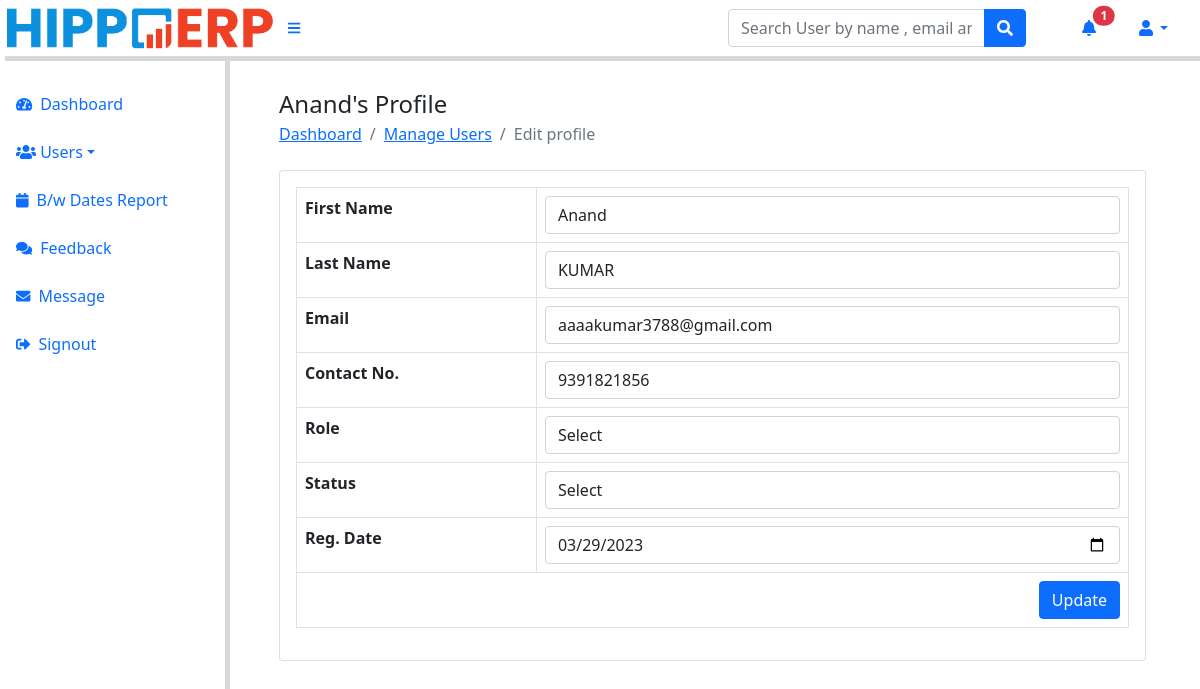
The app's page /admin/edit-profile.php?uid=2 (signed in) with its own data.
### tables this page shows
CREATE TABLE `user_form` (
  `id` int NOT NULL,
  `fname` varchar(200) NOT NULL,
  `lname` varchar(200) NOT NULL,
  `email` varchar(100) NOT NULL,
  `password` varchar(100) DEFAULT NULL,
  `contact` varchar(50) NOT NULL,
  `user_role` varchar(100) NOT NULL,
  `status` varchar(100) DEFAULT NULL,
  `date` date DEFAULT NULL
);

### admin/edit-profile.php (the view, shortened to what this page needs)
<?php session_start();
if (strlen($_SESSION['adminid']==0)) {
  header('location:logout.php');
  } else{
?>
<!DOCTYPE html>
<html lang="en">
    <head>
        <link href="https://cdn.jsdelivr.net/npm/simple-datatables@latest/dist/style.css" rel="stylesheet" />
        <link href="../css/styles.css" rel="stylesheet" />
    </head>
    <body class="sb-nav-fixed">
	 <?php include_once('../../includes/navbar.php');?>
        <div id="layoutSidenav">
		<?php include_once('../../includes/sidebar.php');?>
            <div id="layoutSidenav_content">
                <main>
                    <div class="container-fluid px-4">
<?php
$userid=$_GET['uid'];
$query=mysqli_query($conn,"select * from user_form where id='$userid'");
while($result=mysqli_fetch_array($query))
{?>
                        <h4 class="modal-title" style="padding:0px;"><?php echo $result['fname'];?>'s Profile</h4>
                         <ol class="breadcrumb mb-4">
           <li class="breadcrumb-item"><a href="dashboard.php">Dashboard</a></li>
                            <li class="breadcrumb-item"><a href="manage-users.php">Manage Users</a></li>
                            <li class="breadcrumb-item active">Edit profile</li>
                        </ol>
                        <div class="card mb-4">
                     <form method="post">
                            <div class="card-body">
                                <table class="table table-bordered">
                                   <tr>
                                    <th>First Name</th>
                                       <td><input class="form-control" id="fname" name="fname" type="text" value="<?php echo $result['fname'];?>" required /></td>
                                   </tr>
                                   <tr>
                                       <th>Last Name</th>
                                       <td><input class="form-control" id="lname" name="lname" type="text" value="<?php echo $result['lname'];?>"  required /></td>
                                   </tr>
                                   <tr>
                                       <th>Email</th>
                                       <td colspan="3"><input class="form-control" id="email" name="email" type="text" value="<?php echo $result['email'];?>" required /></td>
                                   </tr>
                                         <tr>
                                       <th>Contact No.</th>
                                       <td colspan="3"><input class="form-control" id="contact" name="contact" type="text" value="<?php echo $result['contact'];?>"  pattern="[0-9]{10}" title="10 numeric characters only"  maxlength="10" required /></td>
                                   </tr>
                                     <tr>
                                   <th>Role</th>
                                   <td>
                                    <select class="form-control"  name="user_role"  value="<?php echo $result['user_role'];?> "  id="user_role" required />
                                      <option value="">Select</option>
                           </td>
                           </tr>
                                    <tr>
                                   <th>Status</th>
                                   <td>
                                    <select class="form-control"  name="status" value="<?php echo $result['status'];?>" id="status" required />
                                      <option value="">Select</option>
                           </td>
                           </tr>
                                        <tr>
                                       <th>Reg. Date</th>
                                       <td colspan="3"><input class="form-control" id="date" name="date" type="date" value="<?php echo $result['date'];?>" required /></td>
                                   </tr>
                                   <tr>
                                       <td colspan="4" style="text-align:center ;"><button type="submit" class="btn btn-primary btn-block" name="update" style="float:right;">Update</button></td>
                                   </tr>
                                </table>
                            </div>
                            </form>
                        </div>
<?php } ?>
                    </div>
                </main>
            </div>
        </div>
    </body>
</html>
<?php } ?>

### records on screen
user_form: fname "Anand", lname "KUMAR", email "aaaakumar3788@gmail.com", contact "9391821856", date "03/29/2023"

### other values on screen
$count "1"
